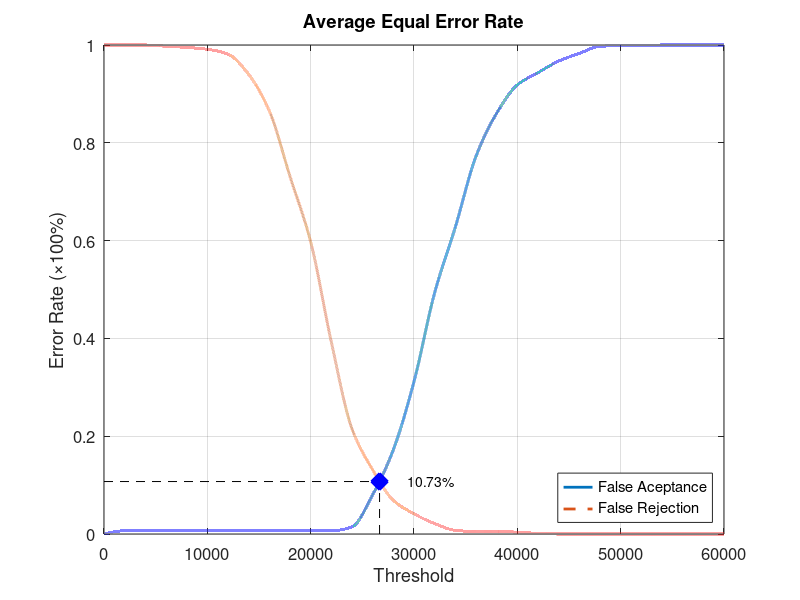
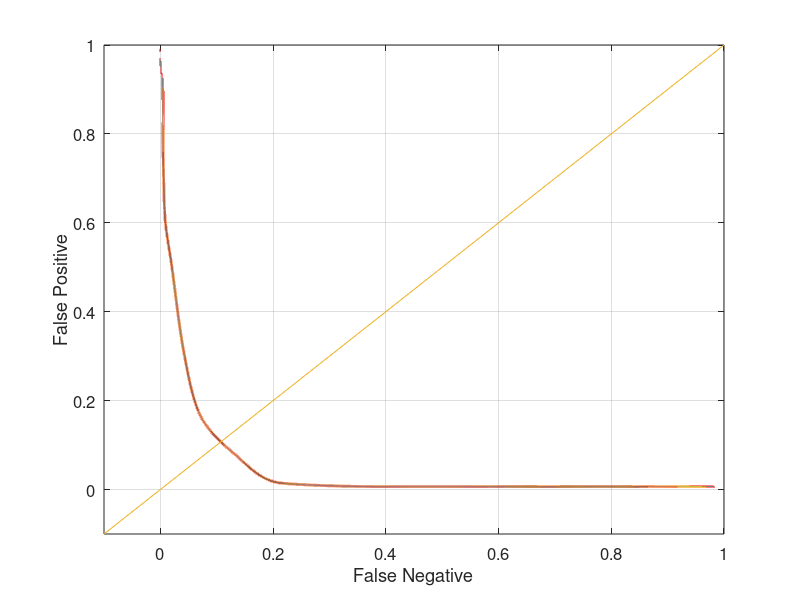

Reproduce these figures in MATLAB, in order.
function yEER = Experiment1Average
close all;
clear;
clc;
x = 0:2000:60000;
xq = 0:0.5:60000;

y0 = [0 0.00657895 0.00657895 0.00657895 0.00657895 0.00657895 0.00657895 0.00657895 0.00657895 0.00657895 0.00657895 0.00657895 0.0144737 0.0802632 0.172368 0.311842 0.493421 0.627632 0.772368 0.860526 0.918421 0.943421 0.967105 0.982895 0.997368 0.998684 0.998684 1 1 1 1];
yy0 = interp1(x, y0, xq, 'pchip');
y1 = [1 1 1 0.9975 0.995 0.99125 0.98125 0.94 0.865 0.73125 0.5975 0.3925 0.215 0.13125 0.06875 0.04125 0.02125 0.0075 0.005 0.005 0.00375 0.00125 0 0 0 0 0 0 0 0 0];
yy1 = interp1(x, y1, xq, 'pchip');

% Calculating EER: 
y2 = abs(y0 - y1);
find(y2 == min(y2))
yy2 = abs(yy0 - yy1);
xEER = find(yy2 == min(yy2));
xEERIndex = xq(xEER) % X-axis EER
yEER = yy0(xEER) % Y-axis EER

main = figure
plot(xq, yy0,'-','LineWidth', 2);	hold on
plot(xq, yy1,'--','LineWidth', 2);	hold on
plot([xEERIndex xEERIndex], [0 yEER], 'k--');	hold on
plot([0 xEERIndex], [yEER yEER], 'k--');	hold on
plot(xEERIndex, yEER, 'bx', 'LineWidth', 10);	hold on
text(xEERIndex + 10 * xEERIndex / 100, yEER, [num2str(round((10000 * yEER)) / 100) '%'])
legend('False Aceptance', 'False Rejection', 'Location', 'SouthEast')
xlabel('Threshold')
ylabel('Error Rate (\times100%)')
title('Average Equal Error Rate')
set(gca, 'FontSize', 12)
axis([0 60000 0 1])
grid on

print(main, 'Experiment1AverageMain', '-dpng');
FNRxFPR = figure('Color', [1 1 1]);
plot(yy1, yy0, '-', yy1, yy0, 'LineWidth', 2);
hold on
y = -0.1:0.1:1
plot(y, y); 
set(gca, 'FontSize', 12)
xlabel('False Negative')
ylabel('False Positive')
axis([-0.1 1 -0.1 1])
set(gca, 'FontSize', 12)
grid on

print(FNRxFPR, 'Experiment1AverageFNRxFPR','-dpng');
end
